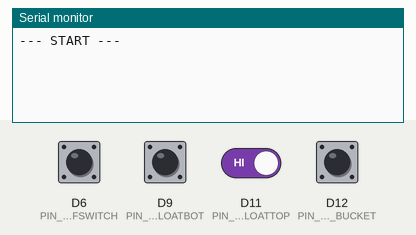
Recording of a sketch running on a simulated Arduino MKR. On the bench: the last lines printed to the serial monitor. The inputs (shaded band) are chosen by the test bench; at power-on: D6 (PIN_SNS_LEAFSWITCH), D9 (PIN_SNS_FLOATBOT), D11 (PIN_SNS_FLOATTOP), D12 (PIN_SNS_BUCKET) HIGH. The local clock reads 2024-03-15 10:24:30 at power-on unless the sketch sets it; storage starts empty.

Above: at 1.2 s.
1.3 s: D6 (PIN_SNS_LEAFSWITCH) pulled LOW for 0.15 s
At 2.0 s:
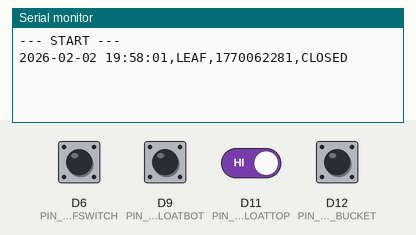
2.9 s: D9 (PIN_SNS_FLOATBOT) pulled LOW for 0.15 s
At 3.4 s:
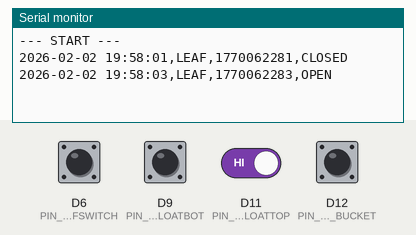
4.5 s: D11 (PIN_SNS_FLOATTOP) driven LOW
At 5.7 s:
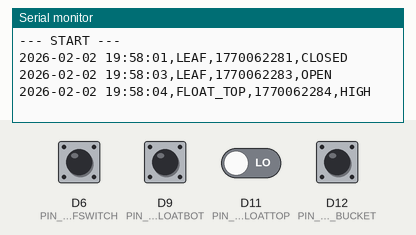
6.0 s: D12 (PIN_SNS_BUCKET) pulled LOW for 0.15 s
At 7.2 s:
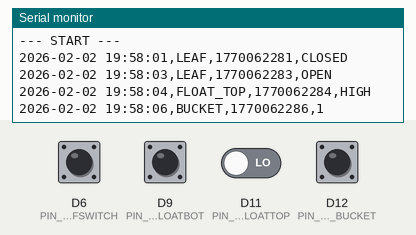
7.6 s: D9 (PIN_SNS_FLOATBOT) pulled LOW for 1 s
At 9.3 s:
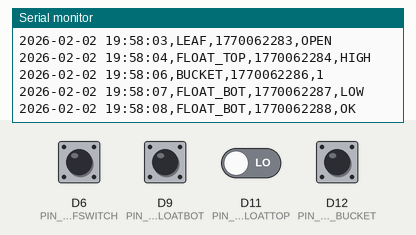
10.1 s: D11 (PIN_SNS_FLOATTOP) driven HIGH
At 10.7 s:
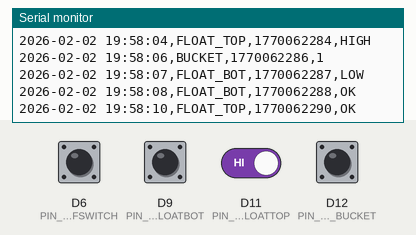

The sketch:

N1.ino
```cpp
#include "ArduinoLowPower.h"
#include <RTCZero.h>
#include <SPI.h>
#include <SD.h>
#include <Adafruit_SleepyDog.h>


#define DEBUG_MODE true


const int chipSelect = 4;
RTCZero rtc;


// Pin assignments
#define PIN_SNS_BUCKET 12
#define PIN_SNS_LEAFSWITCH 6
#define PIN_SNS_FLOATTOP 11
#define PIN_SNS_FLOATBOT 9


volatile bool flag_event_change = false;
volatile int bucketCount = 0;


int lastLeaf, lastTop, lastBot;


void setup() {
  if (DEBUG_MODE) {
    Serial.begin(115200);
    uint32_t startWait = millis();
    while (!Serial && (millis() - startWait < 3000));
    Serial.println("--- START ---");
  }


  Watchdog.enable(16000);


  if (!SD.begin(chipSelect)) {
    while (1);
  }


  // --- CSV HEADER LOGIC ---
  // If the file doesn't exist, create it and add headers
  if (!SD.exists("datalog.csv")) {
    File dataFile = SD.open("datalog.csv", FILE_WRITE);
    if (dataFile) {
      dataFile.println("DateTime,Sensor,Epoch,Value");
      dataFile.close();
    }
  }


  rtc.begin();
  rtc.setTime(19, 58, 00);
  rtc.setDate(2, 2, 26);


  pinMode(PIN_SNS_BUCKET, INPUT_PULLUP);
  pinMode(PIN_SNS_LEAFSWITCH, INPUT_PULLUP);
  pinMode(PIN_SNS_FLOATTOP, INPUT_PULLUP);
  pinMode(PIN_SNS_FLOATBOT, INPUT_PULLUP);


  lastLeaf = digitalRead(PIN_SNS_LEAFSWITCH);
  lastTop  = digitalRead(PIN_SNS_FLOATTOP);
  lastBot  = digitalRead(PIN_SNS_FLOATBOT);


  LowPower.attachInterruptWakeup(PIN_SNS_BUCKET, isr_bucket, FALLING);
  LowPower.attachInterruptWakeup(PIN_SNS_LEAFSWITCH, isr_generic, CHANGE);
  LowPower.attachInterruptWakeup(PIN_SNS_FLOATTOP, isr_generic, CHANGE);
  LowPower.attachInterruptWakeup(PIN_SNS_FLOATBOT, isr_generic, CHANGE);
}


void loop() {
  if (flag_event_change) {
    noInterrupts();
    identifyAndLog();
    flag_event_change = false;
    interrupts();
  }


  Watchdog.reset();


  if (!DEBUG_MODE) {
    LowPower.sleep();
  } else {
    delay(200);
  }
}


void isr_bucket() {
  static unsigned long last_interrupt_time = 0;
  unsigned long interrupt_time = millis();
  if (interrupt_time - last_interrupt_time > 200) {
    bucketCount++;
    flag_event_change = true;
  }
  last_interrupt_time = interrupt_time;
}


void isr_generic() {
  flag_event_change = true;
}


void identifyAndLog() {
  String eventMsg = "";

  static int lastLoggedBucket = 0;
  if (bucketCount > lastLoggedBucket) {
    eventMsg = "BUCKET," + String(bucketCount);
    lastLoggedBucket = bucketCount;
  }

  int currentLeaf = digitalRead(PIN_SNS_LEAFSWITCH);
  if (currentLeaf != lastLeaf) {
    eventMsg = "LEAF," + String(currentLeaf == LOW ? "CLOSED" : "OPEN");
    lastLeaf = currentLeaf;
  }


  int currentTop = digitalRead(PIN_SNS_FLOATTOP);
  if (currentTop != lastTop) {
    eventMsg = "FLOAT_TOP," + String(currentTop == LOW ? "HIGH" : "OK");
    lastTop = currentTop;
  }


  int currentBot = digitalRead(PIN_SNS_FLOATBOT);
  if (currentBot != lastBot) {
    eventMsg = "FLOAT_BOT," + String(currentBot == LOW ? "LOW" : "OK");
    lastBot = currentBot;
  }


  if (eventMsg != "") {
    writeToCSV(eventMsg);
  }
}


void writeToCSV(String msg) {
  uint32_t epoch = rtc.getEpoch();
  char ts_human[25];
  sprintf(ts_human, "%04d-%02d-%02d %02d:%02d:%02d",
          rtc.getYear()+2000, rtc.getMonth(), rtc.getDay(),
          rtc.getHours(), rtc.getMinutes(), rtc.getSeconds());


  int commaIndex = msg.indexOf(',');
  String sensorName = msg.substring(0, commaIndex);
  String sensorVal = msg.substring(commaIndex + 1);


  // Formats row: 2026-02-02 19:58:00,SENSOR,1738526280,VALUE
  String logLine = String(ts_human) + "," + sensorName + "," + String(epoch) + "," + sensorVal;


  if (DEBUG_MODE) Serial.println(logLine);


  File dataFile = SD.open("datalog.csv", FILE_WRITE);
  if (dataFile) {
    dataFile.println(logLine);
    dataFile.close();

    digitalWrite(LED_BUILTIN, HIGH);
    delay(20);
    digitalWrite(LED_BUILTIN, LOW);
  }
}
```

Measured:
- after the input at 1.3 s, the serial monitor: prints a new line after 0.14 s (image 1)
- after the input at 2.9 s, the serial monitor: prints a new line after 0.18 s (image 2)
- after the input at 4.5 s, the serial monitor: prints a new line at once (image 3)
- after the input at 6.0 s, the serial monitor: prints a new line after 0.15 s (image 4)
- after the input at 7.6 s, the serial monitor: prints a new line after 0.19 s (image 5)
- after the input at 10.1 s, the serial monitor: prints a new line after 0.16 s (image 6)
